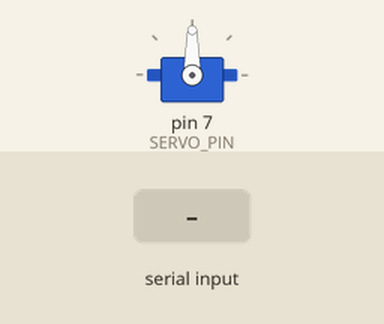
The sketch below on a simulated Arduino Uno, built with avr-gcc and run on an emulated ATmega328P. On the bench: servo. The test bench sets the inputs (shaded band).

Above: at 1.2 s.
1.3 s: byte 30 received over Serial
At 2.3 s:
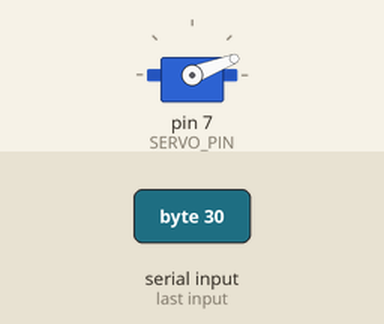
2.8 s: byte 90 received over Serial
At 3.4 s:
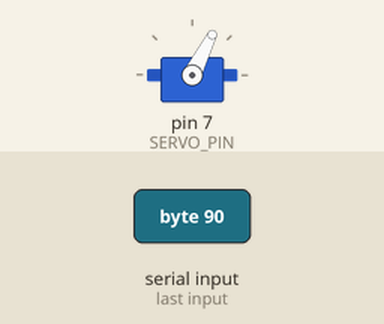
Timing chart, 0 to 5.8 s (numbered marks = the images above; inputs shaded):
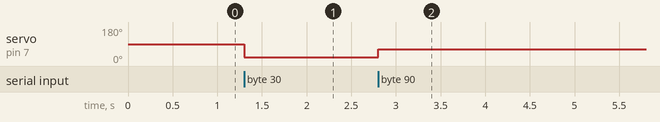

Measured:
- after the input at 1.3 s, servo on pin 7 (SERVO_PIN): 90° → 21° at once
- after the input at 2.8 s, servo on pin 7 (SERVO_PIN): 21° → 63° at once

The sketch:

ArduinoServoRecieve.ino
```cpp
#include <Servo.h>
#define SERVO_PIN 7

Servo servo;

void setup() {
  Serial.begin(9600);
  servo.attach(SERVO_PIN, 500, 2400);
}

void loop() {
  if (Serial.available()) {
    int val = Serial.read();
    val = map(val, 0, 255, 0, 180);
    servo.write(val);
  }
}
```
